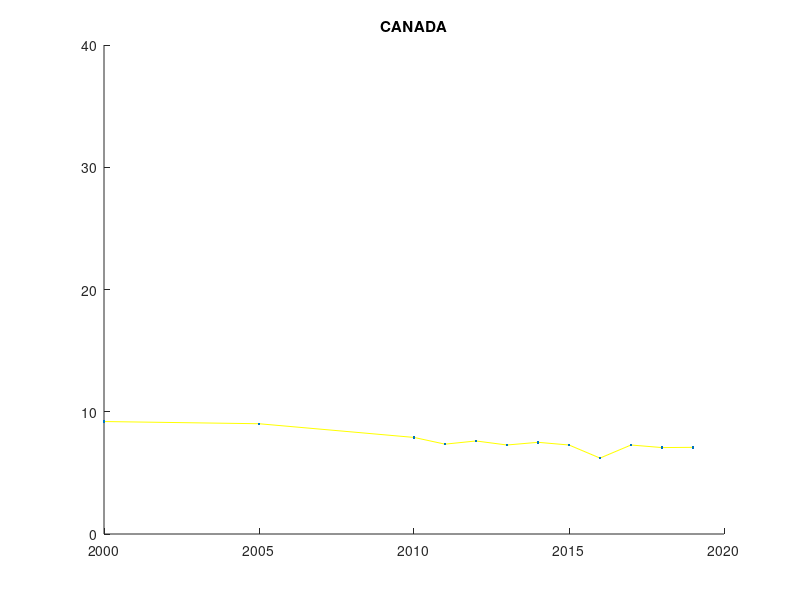

This chart was generated by the following MATLAB code:
x = [2000 2005 2010 2011 2012 2013 2014 2015 2016 2017 2018 2019];
y = [9.20	9.02	7.90	7.35	7.61	7.28	7.50	7.28	6.21	7.28	7.07	7.09];
ylim([0 40])

title('CANADA')
hold on
plot(x,y,'y')
plot(x,y,'.')